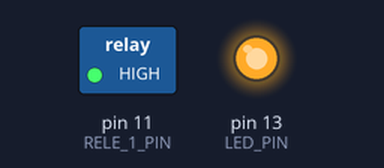
A sketch run on a simulated Arduino Uno, built with avr-gcc and run on an emulated ATmega328P. Shown: switched loads named in the sketch (green lamp = pin HIGH), output pins drawn as LEDs (lit = HIGH). What the sketch prints to the serial monitor is not drawn.

Above: at 0.1 s.
Timing chart, 0 to 1.6 s (numbered marks = the images above):
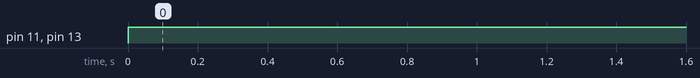

Measured:
- by itself, pin 11 (RELE_1_PIN), pin 13 (LED_PIN): LOW → HIGH at 0.00 s

The sketch:

BlinkAlbero_7h_17h.ino
```cpp
const int LED_PIN = 13;
const int RELE_1_PIN = 11;
const int RELE_2_PIN = 12;

int ledState = LOW;
int releState = HIGH;

// Generally, you shuould use "unsigned long" for variables that hold time
// The value will quickly become too large for an int to store
unsigned long previousMillis = 0;
unsigned long interval = 0;


// the setup function runs once when you press reset or power the board
void setup() {
  // initialize digital pin 13 as an output.
  pinMode(LED_PIN, OUTPUT);
  pinMode(RELE_1_PIN, OUTPUT);
  //pinMode(RELE_2_PIN, OUTPUT);
  Serial.begin(9600); //inizializza la porta seriale (per il log)
  //Serial.println("Initialized"); //scrive sulla porta seriale (per il log)
}

void loop() {
  unsigned long currentMillis = millis();
  Serial.print(currentMillis - previousMillis); Serial.print("/"); Serial.print(interval);
  Serial.println();
  if(currentMillis - previousMillis >= interval) {

    // if the LED is off turn it on and vice-versa:
    if (ledState == LOW){
      ledState = HIGH;
      releState = HIGH;
      interval = getMillisecondiFromOre(7); // attende 7 ore prima di spegnere (dalle 17.00 alle 00.00)
    }
    else{
      ledState = LOW;
      releState = LOW;
      interval = getMillisecondiFromOre(17); // attende 17 ore prima di riaccendere (dalle 00.00 alle 17.00)
    }

    digitalWrite(LED_PIN, ledState);
    digitalWrite(RELE_1_PIN, releState);
    //digitalWrite(RELE_2_PIN, releState);

    // save the last time you blinked the LED
    previousMillis = currentMillis;
  }
/*
  digitalWrite(LED_PIN, HIGH);
  digitalWrite(RELE_2_PIN, LOW);

  // attende 9 ore prima di spegnere (dalle 18.00 alle 03.00)
  for(int i = 0; i < getSecondiFromOre(9); i++){
    delay(1000);
  }

  digitalWrite(LED_PIN, LOW);
  digitalWrite(RELE_2_PIN, HIGH);

  // attende 15 ore prima di riaccendere (dalle 03.00 alle 18.00)
  for(int i = 0; i < getSecondiFromOre(15); i++){
    delay(1000);
  }
*/
}

unsigned long getMillisecondiFromOre(unsigned long ore){
  return ore * 60 * 60 * 1000;
}
```
